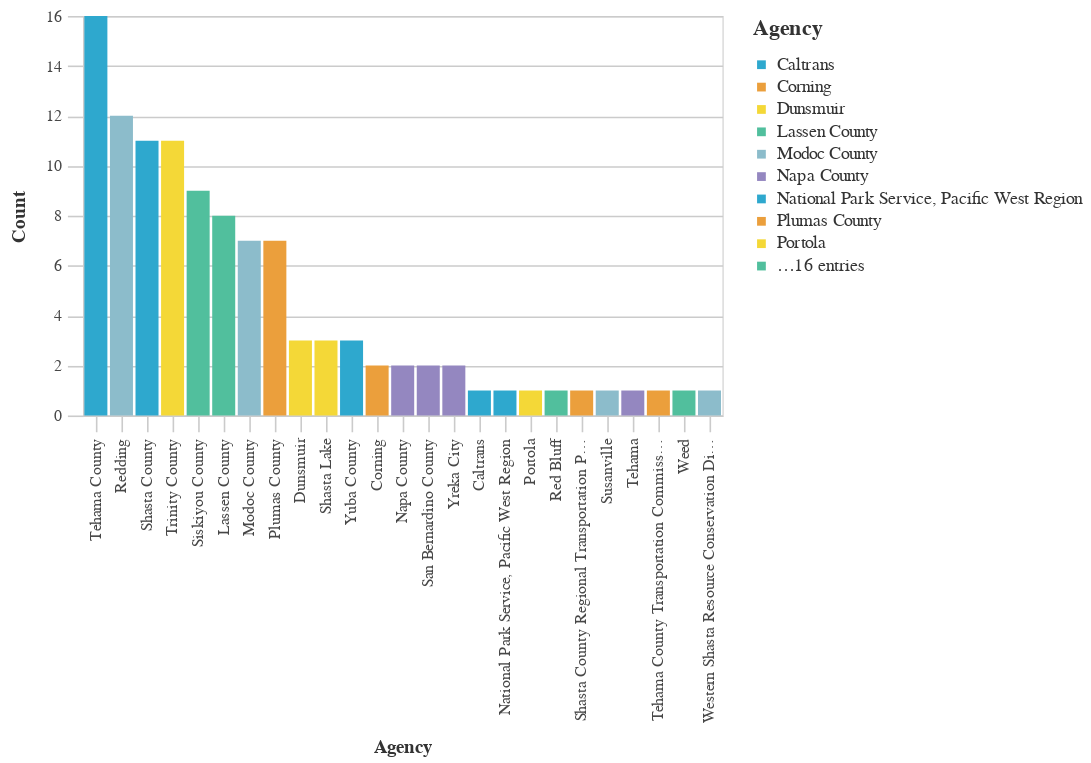

Notebook code for this chart:
### Markdown cell above
### Agencies With The Most Unique Prefix Codes

### Code cell
#Bar chart Agencies With The Most Unique Prefix Codes
    
chart3 = (_dla_utils.basic_bar_chart_no_save(((_dla_utils.get_nunique(df, 'prefix', 'primary_agency_name')).head(30)),
                            'primary_agency_name', 'n', 'primary_agency_name', district))
    
display(chart3)

### Figure 1 — Vega-Lite specification as saved in the notebook (floating-point values rounded to 4 significant figures)
{"config": {"view": {"continuousWidth": 400, "continuousHeight": 300}, "axis": {"domainColor": "#cbcbcb", "grid": true, "gridColor": "#cbcbcb", "gridWidth": 1, "labelColor": "#474747", "labelFont": "Nunito Sans", "labelFontSize": 10, "labelPadding": 4, "tickColor": "#cbcbcb", "tickSize": 10, "titleColor": "#333", "titleFont": "Raleway", "titleFontSize": 12, "titlePadding": 10}, "axisBand": {"grid": false}, "background": "white", "font": "Raleway", "header": {"labelFont": "Nunito Sans", "titleFont": "Raleway"}, "legend": {"labelColor": "#333", "labelFont": "Nunito Sans", "labelFontSize": 11, "labelLimit": 0, "padding": 1, "symbolSize": 30, "symbolType": "square", "titleColor": "#333", "titleFont": "Raleway", "titleFontSize": 14, "titlePadding": 10}, "title": {"anchor": "middle", "font": "Raleway", "fontSize": 18, "fontWeight": 300, "offset": 20}}, "data": {"name": "data-2b97fe124011e8e5b269fe76b2d42729"}, "mark": "bar", "encoding": {"color": {"field": "primary_agency_name", "legend": {"symbolLimit": 10, "title": "Agency"}, "scale": {"range": ["#2EA8CE", "#EB9F3C", "#F4D837", "#51BF9D", "#8CBCCB", "#9487C0"]}, "type": "nominal"}, "tooltip": [{"field": "primary_agency_name", "type": "nominal"}, {"field": "n", "type": "quantitative"}], "x": {"field": "primary_agency_name", "sort": "-y", "title": "Agency", "type": "nominal"}, "y": {"field": "n", "title": "Count", "type": "quantitative"}}, "height": 250, "width": 400, "$schema": "https://vega.github.io/schema/vega-lite/v4.17.0.json", "datasets": {"data-2b97fe124011e8e5b269fe76b2d42729": [{"primary_agency_name": "Tehama County", "n": 16}, {"primary_agency_name": "Redding", "n": 12}, {"primary_agency_name": "Shasta County", "n": 11}, {"primary_agency_name": "Trinity County", "n": 11}, {"primary_agency_name": "Siskiyou County", "n": 9}, {"primary_agency_name": "Lassen County", "n": 8}, {"primary_agency_name": "Modoc County", "n": 7}, {"primary_agency_name": "Plumas County", "n": 7}, {"primary_agency_name": "Dunsmuir", "n": 3}, {"primary_agency_name": "Shasta Lake", "n": 3}, {"primary_agency_name": "Yuba County", "n": 3}, {"primary_agency_name": "Corning", "n": 2}, {"primary_agency_name": "Napa County", "n": 2}, {"primary_agency_name": "San Bernardino County", "n": 2}, {"primary_agency_name": "Yreka City", "n": 2}, {"primary_agency_name": "Caltrans", "n": 1}, {"primary_agency_name": "National Park Service, Pacific West Region", "n": 1}, {"primary_agency_name": "Portola", "n": 1}, {"primary_agency_name": "Red Bluff", "n": 1}, {"primary_agency_name": "Shasta County Regional Transportation Planning Agency", "n": 1}, {"primary_agency_name": "Susanville", "n": 1}, {"primary_agency_name": "Tehama", "n": 1}, {"primary_agency_name": "Tehama County Transportation Commission", "n": 1}, {"primary_agency_name": "Weed", "n": 1}, {"primary_agency_name": "Western Shasta Resource Conservation District", "n": 1}]}}
